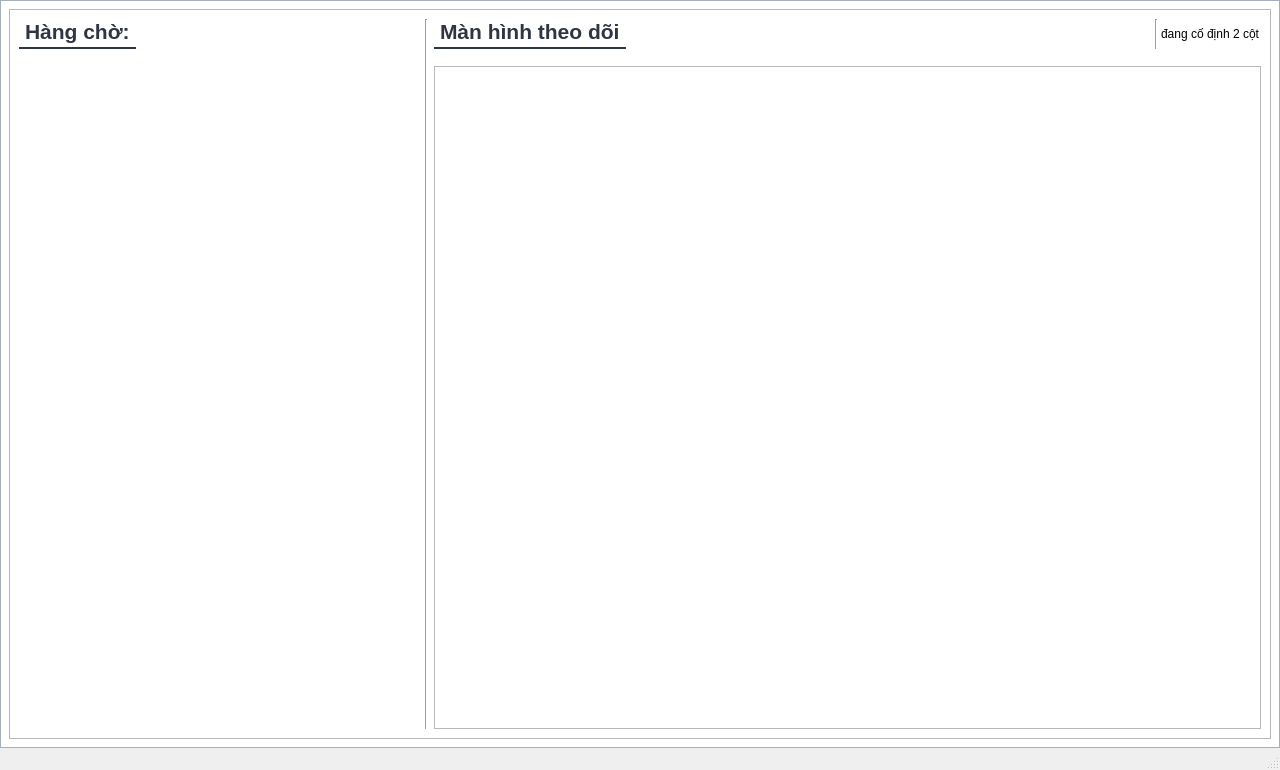
<?xml version="1.0" encoding="UTF-8"?>
<ui version="4.0">
 <class>MainWindow</class>
 <widget class="QMainWindow" name="MainWindow">
  <property name="geometry">
   <rect>
    <x>0</x>
    <y>0</y>
    <width>1280</width>
    <height>770</height>
   </rect>
  </property>
  <property name="windowTitle">
   <string>Hàng chờ nhà máy trình duyệt</string>
  </property>
  <property name="windowIcon">
   <iconset>
    <normaloff>:/logo/icon-sw.png</normaloff>:/logo/icon-sw.png</iconset>
  </property>
  <property name="styleSheet">
   <string notr="true"/>
  </property>
  <widget class="QWidget" name="centralwidget">
   <property name="styleSheet">
    <string notr="true">QWidget#centralwidget{
background:white;
border: 1px solid #a4b0be;
}</string>
   </property>
   <layout class="QGridLayout" name="gridLayout">
    <item row="0" column="0">
     <widget class="QFrame" name="frame">
      <property name="frameShape">
       <enum>QFrame::StyledPanel</enum>
      </property>
      <property name="frameShadow">
       <enum>QFrame::Raised</enum>
      </property>
      <layout class="QHBoxLayout" name="horizontalLayout">
       <item>
        <widget class="QWidget" name="mainWidgetFrame" native="true">
         <property name="sizePolicy">
          <sizepolicy hsizetype="Fixed" vsizetype="Preferred">
           <horstretch>0</horstretch>
           <verstretch>0</verstretch>
          </sizepolicy>
         </property>
         <property name="minimumSize">
          <size>
           <width>400</width>
           <height>0</height>
          </size>
         </property>
         <property name="maximumSize">
          <size>
           <width>711</width>
           <height>16777215</height>
          </size>
         </property>
         <property name="styleSheet">
          <string notr="true"/>
         </property>
         <layout class="QVBoxLayout" name="verticalLayout">
          <property name="leftMargin">
           <number>0</number>
          </property>
          <property name="topMargin">
           <number>0</number>
          </property>
          <property name="rightMargin">
           <number>4</number>
          </property>
          <property name="bottomMargin">
           <number>0</number>
          </property>
          <item>
           <widget class="QWidget" name="titleLeftWidget" native="true">
            <property name="styleSheet">
             <string notr="true">
QPushButton{
    
    border: 1px solid #a4b0be;
    border-radius: 3px;
    color: #2f3542;
    background: white;
    padding: 3px 9px;
}


QPushButton:hover
{
    border: 0px solid #85C88A;
    color: white;
    background-color: #85C88A;
}
</string>
            </property>
            <layout class="QHBoxLayout" name="horizontalLayoutTitleLeftWidget">
             <property name="spacing">
              <number>3</number>
             </property>
             <property name="leftMargin">
              <number>0</number>
             </property>
             <property name="topMargin">
              <number>0</number>
             </property>
             <property name="rightMargin">
              <number>0</number>
             </property>
             <property name="bottomMargin">
              <number>9</number>
             </property>
             <item>
              <widget class="QLabel" name="mainTitle">
               <property name="font">
                <font>
                 <pointsize>16</pointsize>
                 <weight>75</weight>
                 <bold>true</bold>
                </font>
               </property>
               <property name="styleSheet">
                <string notr="true">color:#2f3542;
border: 0;
border-top:0;
border-left:0;
border-right:0;
border-bottom:2px solid #2f3542;
padding-bottom:3px</string>
               </property>
               <property name="text">
                <string>Hàng chờ:</string>
               </property>
              </widget>
             </item>
             <item>
              <spacer name="horizontalSpacer">
               <property name="orientation">
                <enum>Qt::Horizontal</enum>
               </property>
               <property name="sizeHint" stdset="0">
                <size>
                 <width>40</width>
                 <height>20</height>
                </size>
               </property>
              </spacer>
             </item>
            </layout>
           </widget>
          </item>
          <item>
           <widget class="QScrollArea" name="scrollArea">
            <property name="minimumSize">
             <size>
              <width>0</width>
              <height>0</height>
             </size>
            </property>
            <property name="styleSheet">
             <string notr="true">QScrollArea#scrollArea{
	border:0
}</string>
            </property>
            <property name="lineWidth">
             <number>0</number>
            </property>
            <property name="verticalScrollBarPolicy">
             <enum>Qt::ScrollBarAlwaysOff</enum>
            </property>
            <property name="horizontalScrollBarPolicy">
             <enum>Qt::ScrollBarAlwaysOff</enum>
            </property>
            <property name="sizeAdjustPolicy">
             <enum>QAbstractScrollArea::AdjustToContents</enum>
            </property>
            <property name="widgetResizable">
             <bool>true</bool>
            </property>
            <property name="alignment">
             <set>Qt::AlignCenter</set>
            </property>
            <widget class="QWidget" name="scrollAreaWidgetContents">
             <property name="geometry">
              <rect>
               <x>0</x>
               <y>0</y>
               <width>396</width>
               <height>667</height>
              </rect>
             </property>
             <property name="styleSheet">
              <string notr="true">QWidget#scrollAreaWidgetContents{
	background:white
}</string>
             </property>
             <layout class="QVBoxLayout" name="verticalLayout_4">
              <property name="spacing">
               <number>0</number>
              </property>
              <property name="leftMargin">
               <number>0</number>
              </property>
              <property name="topMargin">
               <number>0</number>
              </property>
              <property name="rightMargin">
               <number>0</number>
              </property>
              <property name="bottomMargin">
               <number>0</number>
              </property>
              <item>
               <layout class="QVBoxLayout" name="verticalLayoutForWorker">
                <property name="spacing">
                 <number>5</number>
                </property>
                <property name="leftMargin">
                 <number>0</number>
                </property>
                <property name="topMargin">
                 <number>0</number>
                </property>
                <property name="rightMargin">
                 <number>0</number>
                </property>
               </layout>
              </item>
              <item>
               <spacer name="verticalSpacer">
                <property name="orientation">
                 <enum>Qt::Vertical</enum>
                </property>
                <property name="sizeHint" stdset="0">
                 <size>
                  <width>20</width>
                  <height>40</height>
                 </size>
                </property>
               </spacer>
              </item>
             </layout>
            </widget>
           </widget>
          </item>
         </layout>
        </widget>
       </item>
       <item>
        <widget class="Line" name="lineToDrag1">
         <property name="orientation">
          <enum>Qt::Vertical</enum>
         </property>
        </widget>
       </item>
       <item>
        <widget class="QWidget" name="screenLayoutWidget" native="true">
         <property name="sizePolicy">
          <sizepolicy hsizetype="Preferred" vsizetype="Ignored">
           <horstretch>0</horstretch>
           <verstretch>0</verstretch>
          </sizepolicy>
         </property>
         <property name="styleSheet">
          <string notr="true"/>
         </property>
         <layout class="QVBoxLayout" name="rightLayout_3">
          <property name="spacing">
           <number>0</number>
          </property>
          <property name="leftMargin">
           <number>0</number>
          </property>
          <property name="topMargin">
           <number>0</number>
          </property>
          <property name="rightMargin">
           <number>0</number>
          </property>
          <property name="bottomMargin">
           <number>0</number>
          </property>
          <item>
           <widget class="QWidget" name="verticalWidget_2" native="true">
            <layout class="QVBoxLayout" name="verticalLayout_8">
             <property name="leftMargin">
              <number>0</number>
             </property>
             <property name="topMargin">
              <number>0</number>
             </property>
             <property name="rightMargin">
              <number>0</number>
             </property>
             <property name="bottomMargin">
              <number>0</number>
             </property>
             <item>
              <widget class="QWidget" name="titleRightWidgetScreen" native="true">
               <property name="styleSheet">
                <string notr="true">QWidget#titleRightWidget{
	border: 1px solid #a4b0be;
	border-top:0;
	border-left:0;
	border-right:0;
}
QPushButton{
    

    padding: 3px 9px;
}


QPushButton:hover
{
    border: 0px solid #85C88A;
    color: white;
    background-color: #85C88A;
}
</string>
               </property>
               <layout class="QHBoxLayout" name="horizontalLayouTtitleRightWidget_4">
                <property name="spacing">
                 <number>3</number>
                </property>
                <property name="leftMargin">
                 <number>0</number>
                </property>
                <property name="topMargin">
                 <number>0</number>
                </property>
                <property name="rightMargin">
                 <number>0</number>
                </property>
                <property name="bottomMargin">
                 <number>11</number>
                </property>
                <item>
                 <widget class="QLabel" name="thirdTitle_3">
                  <property name="font">
                   <font>
                    <pointsize>16</pointsize>
                    <weight>75</weight>
                    <bold>true</bold>
                   </font>
                  </property>
                  <property name="styleSheet">
                   <string notr="true">color:#2f3542;
border: 0;
border-top:0;
border-left:0;
border-right:0;
border-bottom:2px solid #2f3542;
padding-bottom:3px</string>
                  </property>
                  <property name="text">
                   <string>Màn hình theo dõi</string>
                  </property>
                 </widget>
                </item>
                <item>
                 <spacer name="horizontalSpacer_9">
                  <property name="orientation">
                   <enum>Qt::Horizontal</enum>
                  </property>
                  <property name="sizeHint" stdset="0">
                   <size>
                    <width>40</width>
                    <height>20</height>
                   </size>
                  </property>
                 </spacer>
                </item>
                <item>
                 <widget class="Line" name="line">
                  <property name="orientation">
                   <enum>Qt::Vertical</enum>
                  </property>
                 </widget>
                </item>
                <item>
                 <widget class="QLabel" name="label_30">
                  <property name="text">
                   <string>đang cố định 2 cột</string>
                  </property>
                 </widget>
                </item>
               </layout>
              </widget>
             </item>
             <item>
              <widget class="QScrollArea" name="scrollArea_2">
               <property name="minimumSize">
                <size>
                 <width>652</width>
                 <height>0</height>
                </size>
               </property>
               <property name="styleSheet">
                <string notr="true">
QScrollArea#scrollArea_2{
	border:0px solid rgba(0,0,0,.3);
}</string>
               </property>
               <property name="verticalScrollBarPolicy">
                <enum>Qt::ScrollBarAsNeeded</enum>
               </property>
               <property name="widgetResizable">
                <bool>true</bool>
               </property>
               <widget class="QWidget" name="gridWidgetForScreen">
                <property name="geometry">
                 <rect>
                  <x>0</x>
                  <y>0</y>
                  <width>827</width>
                  <height>665</height>
                 </rect>
                </property>
                <property name="styleSheet">
                 <string notr="true">QWidget#gridWidgetForScreen{
	border:0;
	background:white;
}</string>
                </property>
                <layout class="QGridLayout" name="gridLayoutForScreen">
                 <property name="leftMargin">
                  <number>0</number>
                 </property>
                 <property name="topMargin">
                  <number>0</number>
                 </property>
                 <property name="rightMargin">
                  <number>0</number>
                 </property>
                 <property name="bottomMargin">
                  <number>0</number>
                 </property>
                 <property name="spacing">
                  <number>0</number>
                 </property>
                </layout>
               </widget>
              </widget>
             </item>
            </layout>
           </widget>
          </item>
         </layout>
        </widget>
       </item>
      </layout>
     </widget>
    </item>
   </layout>
  </widget>
  <widget class="QStatusBar" name="statusBar"/>
 </widget>
 <resources>
  <include location="../resource.qrc"/>
 </resources>
 <connections/>
</ui>
